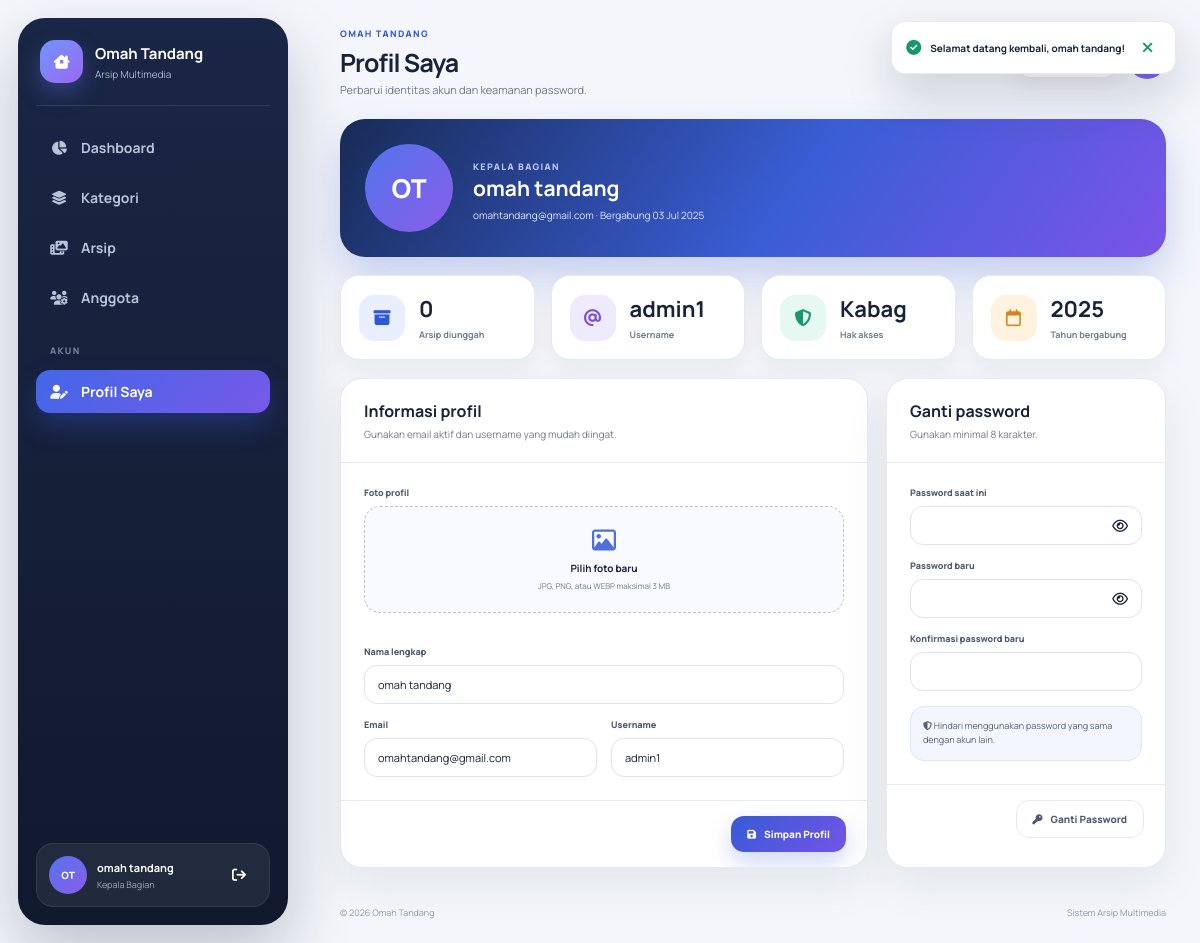
Page /build/pages/profile.php (signed in) on the committed database.
### tables this page shows
CREATE TABLE `users` (
  `id` int NOT NULL,
  `nama` varchar(50) NOT NULL,
  `email` varchar(100) NOT NULL,
  `role` enum('kabag','staff') NOT NULL,
  `username` varchar(50) NOT NULL,
  `password` varchar(255) NOT NULL,
  `created` timestamp NOT NULL DEFAULT CURRENT_TIMESTAMP,
  `foto_profile` varchar(255) DEFAULT NULL
);

### build/pages/auth.php (called while the page is built, shortened)
<?php
function e($value): string { return htmlspecialchars((string)$value, ENT_QUOTES, 'UTF-8'); }
function format_date_id(?string $date,bool $time=false): string {
    $m=[1=>'Jan',2=>'Feb',3=>'Mar',4=>'Apr',5=>'Mei',6=>'Jun',7=>'Jul',8=>'Agu',9=>'Sep',10=>'Okt',11=>'Nov',12=>'Des'];
    $t=strtotime($date); $out=date('d',$t).' '.$m[(int)date('n',$t)].' '.date('Y',$t);
    return $time?$out.', '.date('H:i',$t):$out;
}
function initials(string $name): string {
    $parts=preg_split('/\s+/',trim($name))?:[]; $out='';
    foreach(array_slice($parts,0,2) as $p){
        $char=function_exists('mb_substr')?mb_substr($p,0,1):substr($p,0,1);
        $out.=function_exists('mb_strtoupper')?mb_strtoupper($char):strtoupper($char);
    }
    return $out?:'U';
}
function avatar_src(?string $file): ?string {
    if(!$file)return null; $name=basename($file); $path=__DIR__.'/uploads/profile/'.$name;
    return is_file($path)?'uploads/profile/'.rawurlencode($name):null;
}
?>

### build/pages/profile.php (the view, shortened to what this page needs)
<?php
require_once __DIR__.'/auth.php';
require_once __DIR__.'/partials/layout.php';
$userId=(int)$_SESSION['id'];
$q=$koneksi->prepare('SELECT id,nama,email,role,username,created,foto_profile FROM users WHERE id=?');$q->bind_param('i',$userId);$q->execute();$user=$q->get_result()->fetch_assoc();if(!$user){$_SESSION=[];session_destroy();redirect('index.php');}
$archiveCount=0;$q=$koneksi->prepare('SELECT COUNT(*) total FROM arsip WHERE uploaded_by=?');$q->bind_param('i',$userId);$q->execute();$archiveCount=(int)$q->get_result()->fetch_assoc()['total'];
$avatar=avatar_src($user['foto_profile']);
render_app_start('Profil Saya','Perbarui identitas akun dan keamanan password.','profile.php'); ?>
<section class="profile-hero"><span class="avatar avatar-lg"><?php if($avatar):?><img src="<?=e($avatar)?>" alt="Foto profil"><?php else:?><?=e(initials($user['nama']))?><?php endif;?></span><div><span class="hero-kicker"><?=e($user['role']==='kabag'?'Kepala Bagian':'Staf')?></span><h2><?=e($user['nama'])?></h2><p><?=e($user['email'])?> · Bergabung <?=e(format_date_id($user['created']))?></p></div></section>
<section class="stats-grid"><article class="stat-card"><span class="stat-icon blue"><i class="fa-solid fa-box-archive"></i></span><div class="stat-copy"><strong><?=$archiveCount?></strong><span>Arsip diunggah</span></div></article><article class="stat-card"><span class="stat-icon purple"><i class="fa-solid fa-at"></i></span><div class="stat-copy"><strong><?=e($user['username'])?></strong><span>Username</span></div></article><article class="stat-card"><span class="stat-icon green"><i class="fa-solid fa-shield-halved"></i></span><div class="stat-copy"><strong><?=e($user['role']==='kabag'?'Kabag':'Staf')?></strong><span>Hak akses</span></div></article><article class="stat-card"><span class="stat-icon orange"><i class="fa-regular fa-calendar"></i></span><div class="stat-copy"><strong><?=date('Y',strtotime($user['created']))?></strong><span>Tahun bergabung</span></div></article></section>
<section class="content-grid">
<article class="panel"><header class="panel-header"><div class="panel-title"><h2>Informasi profil</h2><p>Gunakan email aktif dan username yang mudah diingat.</p></div></header><form method="post" enctype="multipart/form-data" data-submit-lock><?=csrf_field()?><input type="hidden" name="action" value="update_profile"><div class="panel-body"><div class="form-grid"><div class="field field-full"><label>Foto profil</label><div class="upload-zone"><input type="file" name="foto_profile" accept=".jpg,.jpeg,.png,.webp" data-file-input="profilePreview"><i class="fa-regular fa-image"></i><strong>Pilih foto baru</strong><span>JPG, PNG, atau WEBP maksimal 3 MB</span></div><div class="upload-preview" id="profilePreview"></div></div><div class="field field-full"><label>Nama lengkap</label><input name="nama" value="<?=e($user['nama'])?>" maxlength="50" required></div><div class="field"><label>Email</label><input name="email" type="email" value="<?=e($user['email'])?>" required></div><div class="field"><label>Username</label><input name="username" value="<?=e($user['username'])?>" pattern="[A-Za-z0-9._-]{3,50}" required></div></div></div><footer class="modal-footer"><button class="btn btn-primary" type="submit"><i class="fa-solid fa-floppy-disk"></i> Simpan Profil</button></footer></form></article>
<aside class="panel"><header class="panel-header"><div class="panel-title"><h2>Ganti password</h2><p>Gunakan minimal 8 karakter.</p></div></header><form method="post" data-submit-lock><?=csrf_field()?><input type="hidden" name="action" value="change_password"><div class="panel-body"><div class="field"><label>Password saat ini</label><div class="input-wrap"><input class="input" id="currentPass" name="current_password" type="password" required><button class="icon-btn input-action" type="button" data-password-toggle="currentPass"><i class="fa-regular fa-eye"></i></button></div></div><div class="field" style="margin-top:14px"><label>Password baru</label><div class="input-wrap"><input class="input" id="newPass" name="new_password" type="password" minlength="8" required><button class="icon-btn input-action" type="button" data-password-toggle="newPass"><i class="fa-regular fa-eye"></i></button></div></div><div class="field" style="margin-top:14px"><label>Konfirmasi password baru</label><input name="confirm_password" type="password" minlength="8" required></div><div class="note-box" style="margin-top:15px"><i class="fa-solid fa-shield-halved"></i> Hindari menggunakan password yang sama dengan akun lain.</div></div><footer class="modal-footer"><button class="btn btn-outline" type="submit"><i class="fa-solid fa-key"></i> Ganti Password</button></footer></form></aside>
</section>

### build/assets/css/app.css (style rules this page uses)
:root { --bg:#f4f6fb;--surface:#fff;--text:#182238;--muted:#70798d;--line:#e6eaf1;--primary:#365bd6;--purple:#7454e6;--success:#15966c;--warning:#d48818;--danger:#d83e54;--shadow:0 16px 45px rgba(23,32,51,.08);--radius:22px;--side:270px }
* { box-sizing:border-box }
body { margin:0;background:var(--bg);color:var(--text);font:14px Manrope,Arial,sans-serif }
button,input,textarea,select { font:inherit }
button { cursor:pointer }
.avatar { border-radius:50%;display:inline-grid;place-items:center;background:linear-gradient(135deg,#5274ed,#8a5de9);color:#fff;font-weight:800;overflow:hidden;flex:0 0 auto }
.avatar-lg { width:88px;height:88px;font-size:26px }
.icon-btn { border:0;background:transparent;width:36px;height:36px;border-radius:11px;display:inline-grid;place-items:center;color:inherit }
.hero-kicker { font-size:9px;text-transform:uppercase;letter-spacing:.15em;font-weight:800;color:#becbff }
.stats-grid { display:grid;grid-template-columns:repeat(4,minmax(0,1fr));gap:16px;margin-top:18px }
.stat-card { background:#fff;border:1px solid var(--line);border-radius:19px;padding:18px;display:flex;align-items:center;gap:14px;box-shadow:0 8px 24px rgba(23,32,51,.06) }
.stat-icon { width:46px;height:46px;border-radius:15px;display:grid;place-items:center;font-size:17px }
.stat-icon.blue { background:#e9efff;color:#3157d5 }
.stat-icon.purple { background:#f0eaff;color:#7553dc }
.stat-icon.green { background:#e5f8f1;color:#15996f }
.stat-icon.orange { background:#fff2de;color:#d48716 }
.stat-copy strong,.stat-copy span { display:block }
.stat-copy strong { font-size:22px }
.stat-copy span { font-size:9px;color:var(--muted);margin-top:4px;font-weight:700 }
.content-grid { display:grid;grid-template-columns:minmax(0,1.55fr) minmax(280px,.8fr);gap:18px;margin-top:18px }
.panel { background:#fff;border:1px solid var(--line);border-radius:var(--radius);box-shadow:var(--shadow);overflow:hidden }
.panel-header { padding:21px 23px;display:flex;align-items:center;justify-content:space-between;gap:15px;border-bottom:1px solid var(--line) }
.panel-title h2 { font-size:16px;margin:0 }
.panel-title p { font-size:10px;color:var(--muted);margin:5px 0 0 }
.panel-body { padding:23px }
.btn { border:0;border-radius:13px;padding:11px 16px;display:inline-flex;align-items:center;justify-content:center;gap:8px;font-size:10px;font-weight:800;transition:.2s;white-space:nowrap }
.btn-primary { background:linear-gradient(135deg,var(--primary),var(--purple));color:#fff;box-shadow:0 10px 22px rgba(49,87,213,.23) }
.btn-outline { background:#fff;border:1px solid var(--line);color:#4e586f }
.field { display:flex;flex-direction:column;gap:7px }
.field label { font-size:9px;font-weight:800;color:#4d566d }
.input,.field input,.field textarea,.field select { width:100%;border:1px solid #dfe3eb;border-radius:13px;background:#fff;color:var(--text);padding:11px 13px;outline:0;font-size:11px }
.form-grid { display:grid;grid-template-columns:repeat(2,minmax(0,1fr));gap:14px }
.field-full { grid-column:1/-1 }
.input-wrap { position:relative }
.input-wrap .input { padding-right:43px }
.input-action { position:absolute;right:4px;top:50%;transform:translateY(-50%) }
.profile-hero { background:linear-gradient(125deg,#182b56,#3a5ed6 55%,#7b55e8);border-radius:25px;padding:25px;color:#fff;display:flex;align-items:center;gap:20px;box-shadow:0 20px 40px rgba(48,82,200,.24) }
.profile-hero h2 { font-size:21px;margin:0 }
.profile-hero p { font-size:10px;color:#dfe6ff;margin:6px 0 0 }
.modal-footer { padding:15px 21px;border-top:1px solid var(--line);display:flex;justify-content:flex-end;gap:8px }
.upload-zone { border:1.5px dashed #b9c4dd;border-radius:16px;background:#f8faff;padding:21px;text-align:center;position:relative }
.upload-zone i { font-size:24px;color:#4f6fdb }
.upload-zone strong,.upload-zone span { display:block }
.upload-zone strong { font-size:10px;margin-top:8px }
.upload-zone span { font-size:8px;color:var(--muted);margin-top:5px }
.note-box { background:#f3f6ff;border:1px solid #dce4ff;border-radius:14px;padding:12px;color:#53617a;font-size:9px;line-height:1.6 }

### rows in the picture
users: nama "OT", role "KEPALA BAGIAN", nama "omah tandang", email "omahtandang@gmail.com", created "03 Jul 2025", username "admin1", role "Kabag", created "2025"

### other values in the picture
$label "Dashboard Kategori Arsip Anggota Profil Saya"
initials($name) "OT"
$name "omah tandang"
$role "Kepala Bagian"
$title "Profil Saya"
$subtitle "Perbarui identitas akun dan keamanan password."
$flash['message'] "Selamat datang kembali, omah tandang!"
$archiveCount "0"
